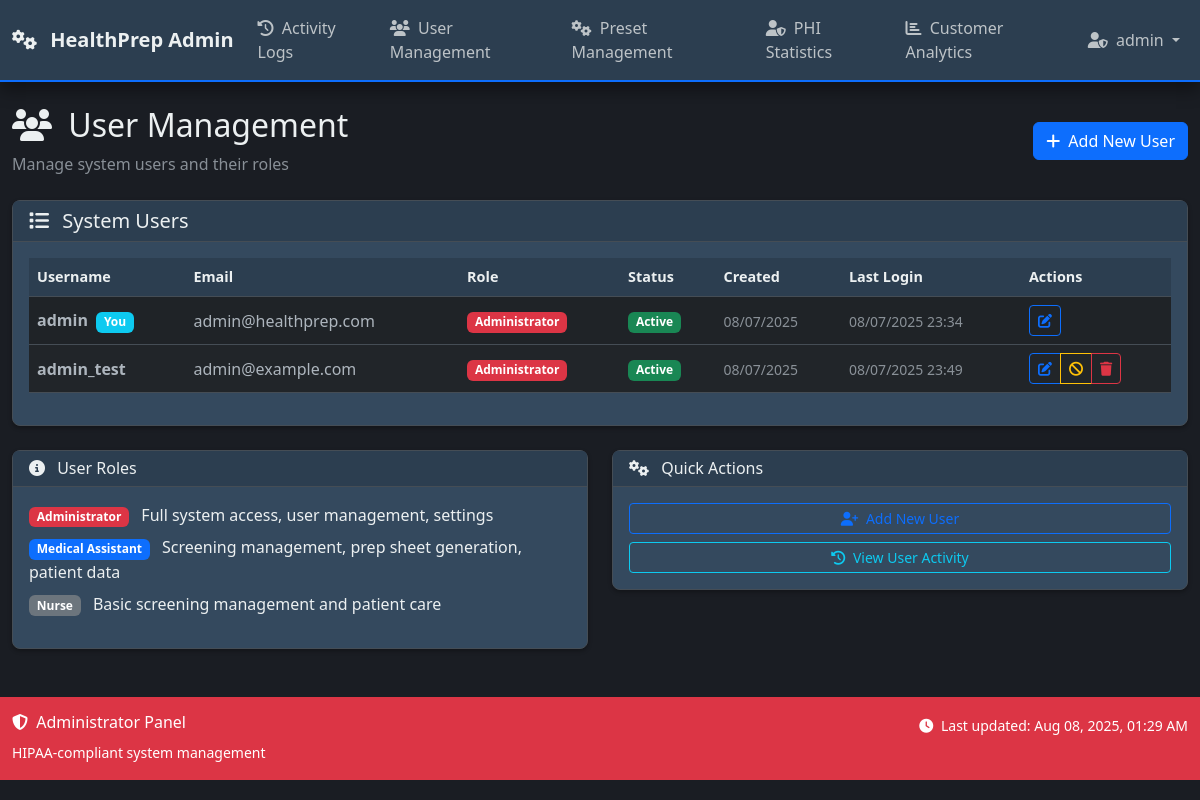
/admin/users (signed in), run on an earlier commit of the app's database.
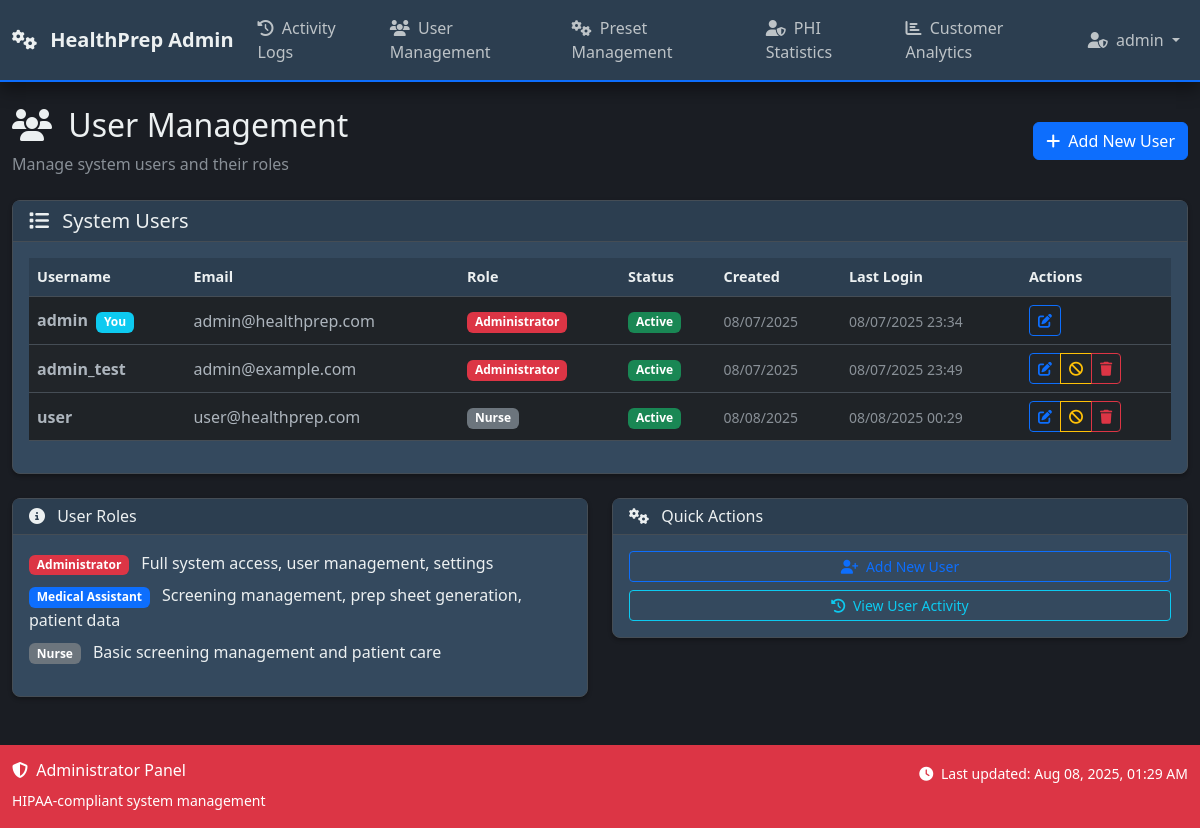
And on a later commit of the database.
### models.py (models this page shows, shortened)
class User(UserMixin, db.Model):
    __tablename__ = 'users'
    id = db.Column(db.Integer, primary_key=True)
    username = db.Column(db.String(80), nullable=False)  # Unique within organization
    email = db.Column(db.String(120), nullable=False)  # Unique within organization
    password_hash = db.Column(db.String(255), nullable=False)
    role = db.Column(db.String(20), default='nurse', nullable=False)  # 'admin', 'MA', 'nurse'
    is_admin = db.Column(db.Boolean, default=False, nullable=False)  # Kept for backward compatibility
    is_active_user = db.Column(db.Boolean, default=True, nullable=False)
    org_id = db.Column(db.Integer, db.ForeignKey('organizations.id'), nullable=False)
    epic_user_id = db.Column(db.String(100))  # Epic user ID for mapping
    two_factor_enabled = db.Column(db.Boolean, default=False)
    session_timeout_minutes = db.Column(db.Integer, default=30)
    last_activity = db.Column(db.DateTime, default=datetime.utcnow)
    failed_login_attempts = db.Column(db.Integer, default=0)
    locked_until = db.Column(db.DateTime)
    created_at = db.Column(db.DateTime, default=datetime.utcnow)
    last_login = db.Column(db.DateTime, default=datetime.utcnow)
    created_by = db.Column(db.Integer, db.ForeignKey('users.id'))
    updated_at = db.Column(db.DateTime, default=datetime.utcnow, onupdate=datetime.utcnow)
    __table_args__ = (
        db.UniqueConstraint('username', 'org_id', name='unique_username_per_org'),
        db.UniqueConstraint('email', 'org_id', name='unique_email_per_org'),
    )
    def is_admin_user(self):
        return self.role == 'admin' or self.is_admin
    def update_activity(self):
        self.last_activity = datetime.utcnow()
    @property
    def is_active(self):
        return self.is_active_user
    @property
    def role_display(self):
        role_names = {
            'admin': 'Administrator',
            'MA': 'Medical Assistant',
            'nurse': 'Nurse'
        }
        return role_names.get(self.role, self.role.title())

### routes/admin_routes.py (the view)
@admin_bp.route('/users')
@login_required
@admin_required
def users():
    try:
        if hasattr(current_user, 'org_id'):
            users = User.query.filter_by(org_id=current_user.org_id).order_by(User.username).all()
        else:
            users = User.query.order_by(User.username).all()
        return render_template('admin/users.html', users=users)
    except Exception as e:
        logger.error(f"Error loading users: {str(e)}")
        flash('Error loading users', 'error')
        return render_template('error/500.html'), 500

### app.py (called while the page is built)
def register_template_utilities(app):
    @app.template_filter('datetime')
    def datetime_filter(value, format='%Y-%m-%d %H:%M'):
        if value is None:
            return ""
        return value.strftime(format)
    @app.context_processor
    def inject_cache_timestamp():
        import time
        return dict(cache_timestamp=int(time.time()))
    @app.context_processor
    def inject_csrf_token():
        from flask_wtf.csrf import generate_csrf
        return dict(csrf_token=lambda: generate_csrf())

### routes/admin_routes.py (called while the page is built)
def admin_required(f):
    @functools.wraps(f)
    def decorated_function(*args, **kwargs):
        if not current_user.is_authenticated or not current_user.is_admin_user():
            flash('Admin access required', 'error')
            return redirect(url_for('main.index'))
        return f(*args, **kwargs)
    return decorated_function

### templates/admin/users.html (shortened to what this page needs)
{% extends 'base_admin.html' %}
{% block content %}
<div class="d-flex justify-content-between align-items-center mb-4">
    <div>
        <h2>
            <i class="fas fa-users me-2"></i>
            User Management
        </h2>
        <p class="text-muted mb-0">Manage system users and their roles</p>
    </div>
    <div>
        <button type="button" class="btn btn-primary" data-bs-toggle="modal" data-bs-target="#addUserModal">
            <i class="fas fa-plus me-1"></i>
            Add New User
        </button>
    </div>
</div>
<div class="card">
    <div class="card-header">
        <h5 class="mb-0">
            <i class="fas fa-list me-2"></i>
            System Users
        </h5>
    </div>
    <div class="card-body">
        {% if users %}
        <div class="table-responsive">
            <table class="table table-striped table-hover">
                <thead>
                    <tr>
                        <th>Username</th>
                        <th>Email</th>
                        <th>Role</th>
                        <th>Status</th>
                        <th>Created</th>
                        <th>Last Login</th>
                        <th>Actions</th>
                    </tr>
                </thead>
                <tbody>
                    {% for user in users %}
                    <tr data-user-id="{{ user.id }}">
                        <td>
                            <strong>{{ user.username }}</strong>
                            {% if user.id == current_user.id %}
                                <span class="badge bg-info ms-1">You</span>
                            {% endif %}
                        </td>
                        <td>{{ user.email }}</td>
                        <td>
                            <span class="badge bg-{{ 'danger' if user.role == 'admin' else 'primary' if user.role == 'MA' else 'secondary' }}">
                                {{ user.role_display }}
                            </span>
                        </td>
                        <td>
                            <span class="badge bg-{{ 'success' if user.is_active_user else 'danger' }}">
                                {{ 'Active' if user.is_active_user else 'Inactive' }}
                            </span>
                        </td>
                        <td>
                            <small class="text-muted">
                                {{ user.created_at.strftime('%m/%d/%Y') if user.created_at else 'N/A' }}
                            </small>
                        </td>
                        <td>
                            <small class="text-muted">
                                {{ user.last_login.strftime('%m/%d/%Y %H:%M') if user.last_login else 'Never' }}
                            </small>
                        </td>
                        <td>
                            <div class="btn-group btn-group-sm" role="group">
                                <button type="button" class="btn btn-outline-primary btn-sm"
                                        onclick="editUser({{ user.id }}, '{{ user.username }}', '{{ user.email }}', '{{ user.role }}', {{ user.is_active_user|lower }})"
                                        data-bs-toggle="modal" data-bs-target="#editUserModal">
                                    <i class="fas fa-edit"></i>
                                </button>
                                {% if user.id != current_user.id %}
                                <button type="button" class="btn btn-outline-{{ 'warning' if user.is_active_user else 'success' }} btn-sm"
                                        onclick="toggleUserStatus({{ user.id }}, '{{ user.username }}', {{ user.is_active_user|lower }})">
                                    <i class="fas fa-{{ 'ban' if user.is_active_user else 'check' }}"></i>
                                </button>
                                {% endif %}
                                {% if user.id != current_user.id %}
                                <button type="button" class="btn btn-outline-danger btn-sm"
                                        onclick="deleteUser({{ user.id }}, '{{ user.username }}')">
                                    <i class="fas fa-trash"></i>
                                </button>
                                {% endif %}
                            </div>
                        </td>
                    </tr>
                    {% endfor %}
                </tbody>
            </table>
        </div>
        {% else %}
        <div class="text-center py-4">
            <i class="fas fa-users fa-3x text-muted mb-3"></i>
            <h5 class="text-muted">No users found</h5>
            <p class="text-muted">Add your first user to get started.</p>
        </div>
        {% endif %}
    </div>
</div>
<div class="row mt-4">
    <div class="col-md-6">
        <div class="card">
            <div class="card-header">
                <h6 class="mb-0">
                    <i class="fas fa-info-circle me-2"></i>
                    User Roles
                </h6>
            </div>
            <div class="card-body">
                <ul class="list-unstyled">
                    <li class="mb-2">
                        <span class="badge bg-danger me-2">Administrator</span>
                        Full system access, user management, settings
                    </li>
                    <li class="mb-2">
                        <span class="badge bg-primary me-2">Medical Assistant</span>
                        Screening management, prep sheet generation, patient data
                    </li>
                    <li class="mb-2">
                        <span class="badge bg-secondary me-2">Nurse</span>
                        Basic screening management and patient care
                    </li>
                </ul>
            </div>
        </div>
    </div>
    <div class="col-md-6">
        <div class="card">
            <div class="card-header">
                <h6 class="mb-0">
                    <i class="fas fa-cogs me-2"></i>
                    Quick Actions
                </h6>
            </div>
            <div class="card-body">
                <div class="d-grid gap-2">
                    <button type="button" class="btn btn-outline-primary btn-sm" data-bs-toggle="modal" data-bs-target="#addUserModal">
                        <i class="fas fa-user-plus me-1"></i>
                        Add New User
                    </button>
                    <a href="{{ url_for('admin.dashboard_logs') }}" class="btn btn-outline-info btn-sm">
                        <i class="fas fa-history me-1"></i>
                        View User Activity
                    </a>
                </div>
            </div>
        </div>
    </div>
</div>
{% endblock %}

### templates/base_admin.html (shortened to what this page needs)
<!DOCTYPE html>
<html lang="en" data-bs-theme="dark">
<head>
    <link href="https://cdn.jsdelivr.net/npm/bootstrap@5.3.0/dist/css/bootstrap.min.css" rel="stylesheet">
    <link href="https://cdnjs.cloudflare.com/ajax/libs/font-awesome/6.4.0/css/all.min.css" rel="stylesheet">
    <link href="{{ url_for('static', filename='css/custom.css') }}" rel="stylesheet">
    <link href="{{ url_for('static', filename='css/loading-states.css') }}" rel="stylesheet">
</head>
<body>
    <nav class="navbar navbar-expand-lg navbar-dark bg-danger">
        <div class="container">
            <a class="navbar-brand" href="{{ url_for('admin.dashboard') }}">
                <i class="fas fa-cogs me-2"></i>
                HealthPrep Admin
            </a>
            <div class="collapse navbar-collapse" id="adminNavbar">
                <ul class="navbar-nav me-auto">
                    <li class="nav-item">
                        <a class="nav-link" href="{{ url_for('admin.dashboard_logs') }}">
                            <i class="fas fa-history me-1"></i> Activity Logs
                        </a>
                    </li>
                    <li class="nav-item">
                        <a class="nav-link" href="{{ url_for('admin.users_list') }}">
                            <i class="fas fa-users me-1"></i> User Management
                        </a>
                    </li>
                    <li class="nav-item">
                        <a class="nav-link" href="{{ url_for('admin.dashboard_presets') }}">
                            <i class="fas fa-cogs me-1"></i> Preset Management
                        </a>
                    </li>
                    <li class="nav-item">
                        <a class="nav-link" href="{{ url_for('admin.dashboard_phi') }}">
                            <i class="fas fa-user-shield me-1"></i> PHI Statistics
                        </a>
                    </li>
                    <li class="nav-item">
                        <a class="nav-link" href="{{ url_for('admin.dashboard_analytics') }}">
                            <i class="fas fa-chart-bar me-1"></i> Customer Analytics
                        </a>
                    </li>
                </ul>
                <ul class="navbar-nav">
                    <li class="nav-item dropdown">
                        <a class="nav-link dropdown-toggle" href="#" id="adminUserDropdown" role="button" data-bs-toggle="dropdown">
                            <i class="fas fa-user-shield me-1"></i> {{ current_user.username }}
                        </a>
                    </li>
                </ul>
            </div>
        </div>
    </nav>
    <main class="container-fluid my-4">
        {% block content %}{% endblock %}
    </main>
    <footer class="bg-danger text-white py-3 mt-5">
        <div class="container">
            <div class="row">
                <div class="col-md-6">
                    <h6><i class="fas fa-shield-alt me-1"></i> Administrator Panel</h6>
                    <small>HIPAA-compliant system management</small>
                </div>
                <div class="col-md-6 text-end">
                    <small>
                        <i class="fas fa-clock me-1"></i>
                        Last updated: <span id="lastUpdated"></span>
                    </small>
                </div>
            </div>
        </div>
    </footer>
</body>
</html>

### static/css/custom.css (style rules this page uses)
:root { --hp-primary: #0d6efd; --hp-secondary: #6c757d; --hp-success: #198754; --hp-danger: #dc3545; --hp-warning: #ffc107; --hp-info: #0dcaf0; --hp-light: #f8f9fa; --hp-dark: #212529; --hp-complete: #20c997; --hp-due-soon: #fd7e14; --hp-due: #e74c3c; --hp-overdue: #ad2121; --hp-confidence-high: #28a745; --hp-confidence-medium: #ffc107; --hp-confidence-low: #dc3545; --hp-bg-primary: #1a1d23; --hp-bg-secondary: #2c3e50; --hp-bg-card: #34495e; --hp-text-primary: #ecf0f1; --hp-text-secondary: #bdc3c7; --hp-text-muted: #95a5a6; --hp-border-color: #454d55; --hp-shadow-sm: 0 0.125rem 0.25rem rgba(0, 0, 0, 0.3); --hp-shadow: 0 0.5rem 1rem rgba(0, 0, 0, 0.4); --hp-shadow-lg: 0 1rem 3rem rgba(0, 0, 0, 0.5); --hp-font-family-medical: 'Segoe UI', Tahoma, Geneva, Verdana, sans-serif; --hp-font-size-medical: 0.9rem; --hp-line-height-medical: 1.5; }
body { background-color: var(--hp-bg-primary); color: var(--hp-text-primary); font-family: var(--hp-font-family-medical); line-height: var(--hp-line-height-medical); }
.container, .container-fluid { max-width: 1400px; }
.navbar { background-color: var(--hp-bg-secondary) !important; border-bottom: 2px solid var(--hp-primary); box-shadow: var(--hp-shadow); }
.navbar-brand { font-weight: 600; color: var(--hp-text-primary) !important; }
.navbar-nav .nav-link { color: var(--hp-text-secondary) !important; font-weight: 500; transition: color 0.3s ease; }
.card { background-color: var(--hp-bg-card); border: 1px solid var(--hp-border-color); box-shadow: var(--hp-shadow-sm); border-radius: 0.5rem; }
.card-header { background-color: var(--hp-bg-secondary); border-bottom: 1px solid var(--hp-border-color); font-weight: 600; color: var(--hp-text-primary); }
.card-body { color: var(--hp-text-primary); }
.table { color: var(--hp-text-primary); background-color: transparent; }
.table th { background-color: var(--hp-bg-secondary); border-color: var(--hp-border-color); color: var(--hp-text-primary); font-weight: 600; font-size: var(--hp-font-size-medical); }
.table td { border-color: var(--hp-border-color); vertical-align: middle; }
.btn-primary { background-color: var(--hp-primary); border-color: var(--hp-primary); }

What changed in the data, as far as the page shows it:
added User: username "user", email "user@healthprep.com", role_display "Nurse", is_active_user "Active", created_at "08/08/2025", last_login "08/08/2025 00:29"
